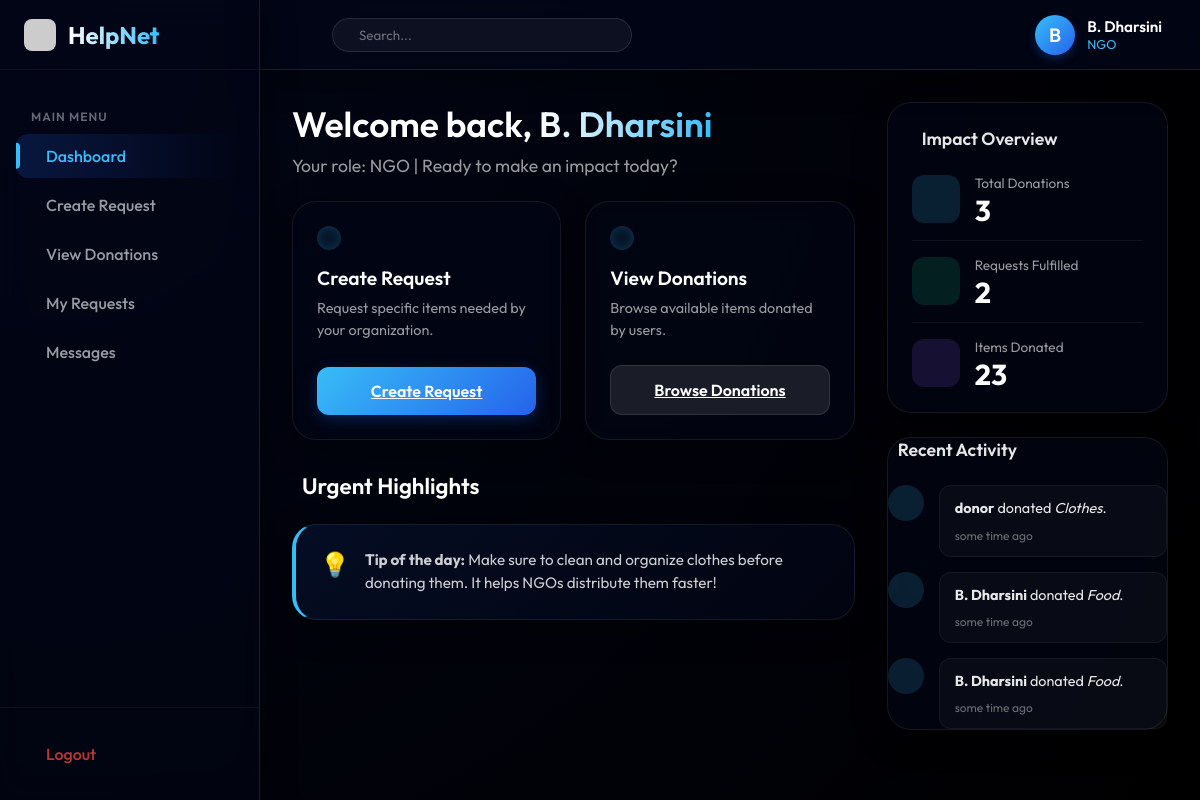
The app's page /dashboard (signed in) with its own data.
### tables this page shows
CREATE TABLE donations (
            id INTEGER PRIMARY KEY AUTOINCREMENT,
            donor_name TEXT,
            item_type TEXT,
            quantity TEXT,
            location TEXT,
            description TEXT,
            urgency TEXT,
            pickup_date TEXT,
            photo TEXT
        , status TEXT DEFAULT 'Available');

### app.py (the view)
@app.route("/dashboard")
def dashboard():
    if "user_id" not in session:
        return redirect(url_for("login"))
    conn = sqlite3.connect("database.db")
    cursor = conn.cursor()
    cursor.execute("SELECT COUNT(*) FROM donations")
    total_donations = cursor.fetchone()[0]
    cursor.execute("SELECT COUNT(*) FROM requests WHERE status='Fulfilled'")
    requests_fulfilled = cursor.fetchone()[0]
    cursor.execute("SELECT SUM(quantity) FROM donations")
    quantity_sum = cursor.fetchone()[0]
    total_items = int(quantity_sum) if quantity_sum else 0
    cursor.execute("""
        SELECT 'donation' as type, donor_name as user, item_type as item, id
        FROM donations
        ORDER BY id DESC LIMIT 3
    """)
    recent_donations = cursor.fetchall()
    cursor.execute("""
        SELECT 'request' as type, ngo_name as user, item_type as item, id
        FROM requests
        ORDER BY id DESC LIMIT 3
    """)
    recent_requests = cursor.fetchall()
    conn.close()
    activities = sorted(recent_donations + recent_requests, key=lambda x: x[3], reverse=True)[:3]
    return render_template("dashboard.html",
                           name=session["user_name"],
                           role=session["role"],
                           total_donations=total_donations,
                           requests_fulfilled=requests_fulfilled,
                           total_items=total_items,
                           activities=activities)

### templates/dashboard.html (shortened to what this page needs)
{% extends 'base.html' %}
{% block content %}
<div class="dashboard-grid">
    <div class="main-column">
        <section class="welcome-section fade-in">
            <h1>Welcome back, <span class="text-highlight">{{ name }}</span></h1>
            <p>Your role: {{ role }} | Ready to make an impact today?</p>
        </section>
        <section class="action-cards-grid mt-4">
            {% if role == "Donor" %}
            <div class="glass-card hover-glow">
                <div class="card-icon"><i class="ph ph-gift"></i></div>
                <h3>Donate Items</h3>
                <p>Share essential items with verified NGOs in your area.</p>
                <a href="/donate" class="btn-modern btn-primary mt-auto">Start Donation</a>
            </div>
            <div class="glass-card hover-glow">
                <div class="card-icon"><i class="ph ph-clock-counter-clockwise"></i></div>
                <h3>Donation History</h3>
                <p>Track your past contributions and see your impact.</p>
                <a href="/donation-history" class="btn-modern btn-secondary mt-auto">View History</a>
            </div>
            <div class="glass-card hover-glow">
                <div class="card-icon"><i class="ph ph-megaphone"></i></div>
                <h3>NGO Requests</h3>
                <p>Browse urgent items requested by NGOs and help fulfill them.</p>
                <a href="/view-requests" class="btn-modern btn-secondary mt-auto">View Requests</a>
            </div>
            {% elif role == "NGO" %}
            <div class="glass-card hover-glow">
                <div class="card-icon"></div>
                <h3>Create Request</h3>
                <p>Request specific items needed by your organization.</p>
                <a href="/create-request" class="btn-modern btn-primary mt-auto">Create Request</a>
            </div>
            <div class="glass-card hover-glow">
                <div class="card-icon"></div>
                <h3>View Donations</h3>
                <p>Browse available items donated by users.</p>
                <a href="/view-donations" class="btn-modern btn-secondary mt-auto">Browse Donations</a>
            </div>
            {% endif %}
        </section>
        <section class="urgent-feed mt-5 fade-in delay-1">
            <h2 class="section-title">
                 Urgent Highlights
            </h2>
            <div class="glass-card p-4 message-banner">
                <div class="banner-icon">💡</div>
                <div class="banner-text">
                    <strong>Tip of the day:</strong> Make sure to clean and organize clothes before donating them. It helps NGOs distribute them faster!
                </div>
            </div>
        </section>
    </div>
    <div class="side-column">
        <div class="glass-card stats-widget shadow-lg fade-in delay-2">
            <h3 class="widget-title"> Impact Overview</h3>
            <div class="stat-row">
                <div class="stat-icon bg-blue-light"></div>
                <div class="stat-info">
                    <div class="stat-label">Total Donations</div>
                    <div class="stat-value">{{ total_donations }}</div>
                </div>
            </div>
            <div class="stat-row">
                <div class="stat-icon bg-green-light"></div>
                <div class="stat-info">
                    <div class="stat-label">Requests Fulfilled</div>
                    <div class="stat-value">{{ requests_fulfilled }}</div>
                </div>
            </div>
            <div class="stat-row">
                <div class="stat-icon bg-purple-light"></div>
                <div class="stat-info">
                    <div class="stat-label">Items Donated</div>
                    <div class="stat-value">{{ total_items }}</div>
                </div>
            </div>
        </div>
        <div class="glass-card activity-feed mt-4 fade-in delay-3">
            <h3 class="widget-title"> Recent Activity</h3>
            <div class="feed-list" id="live-activity-feed">
                {% if activities %}
                    {% for act in activities %}
                    <div class="feed-item">
                        <div class="feed-icon {% if act[0] == 'donation' %}bg-blue-light{% else %}bg-orange-light{% endif %}">
                        </div>
                        <div class="feed-content">
                            <p><strong>{{ act[1] }}</strong> {% if act[0] == 'donation' %}donated{% else %}requested{% endif %} <em>{{ act[2] }}</em>.</p>
                            <span class="feed-time">some time ago</span>
                        </div>
                    </div>
                    {% endfor %}
                {% else %}
                    <div class="feed-empty">
                        <i class="ph ph-ghost"></i>
                        <p>No recent activity yet.</p>
                    </div>
                {% endif %}
            </div>
        </div>
    </div>
</div>
{% endblock %}

### static/style.css (style rules this page uses)
:root { --deep-blue: #2563eb; --light-blue: #38bdf8; --dark-navy: #020617; --black-bg: #000000; --bg-gradient: radial-gradient(circle at top left, var(--dark-navy) 0%, var(--black-bg) 100%); --card-gradient: linear-gradient(135deg, rgba(255, 255, 255, 0.05) 0%, rgba(255, 255, 255, 0.01) 100%); --primary-gradient: linear-gradient(135deg, var(--light-blue) 0%, var(--deep-blue) 100%); --glass-border: 1px solid rgba(255, 255, 255, 0.1); --glass-shadow: 0 8px 32px 0 rgba(0, 0, 0, 0.37); --glow-shadow: 0 0 20px rgba(56, 189, 248, 0.2); --transition-fast: 0.2s ease; --transition-smooth: 0.3s cubic-bezier(0.4, 0, 0.2, 1); }
* { margin: 0; padding: 0; box-sizing: border-box; }
body { font-family: 'Outfit', 'Poppins', sans-serif; background: var(--bg-gradient); color: #ffffff; min-height: 100vh; overflow-x: hidden; -webkit-font-smoothing: antialiased; }
.glass-card { background: rgba(2, 6, 23, 0.6); backdrop-filter: blur(12px); -webkit-backdrop-filter: blur(12px); border: 1px solid rgba(255, 255, 255, 0.08); border-radius: 24px; box-shadow: var(--glass-shadow); transition: var(--transition-smooth); }
.btn-modern { display: inline-flex; align-items: center; justify-content: center; padding: 14px 28px; border-radius: 12px; border: none; font-family: 'Outfit', sans-serif; font-weight: 600; font-size: 1rem; cursor: pointer; transition: var(--transition-smooth); width: 100%; position: relative; overflow: hidden; gap: 8px; }
.btn-primary { background: var(--primary-gradient); color: #fff; box-shadow: 0 4px 15px rgba(37, 99, 235, 0.3); }
.btn-secondary { background: rgba(255, 255, 255, 0.1); color: #fff; border: 1px solid rgba(255, 255, 255, 0.1); }
.mt-4 { margin-top: 1.5rem; }

### records on screen
donations: donor_name "donor", item_type "Clothes"
donations: donor_name "B. Dharsini", item_type "Food"
donations: donor_name "B. Dharsini", item_type "Food"

### other values on screen
{{ name[0] if name else 'U' }} "B"
{{ name }} "B. Dharsini"
{{ role }} "NGO"
{{ total_donations }} "3"
{{ requests_fulfilled }} "2"
{{ total_items }} "23"
